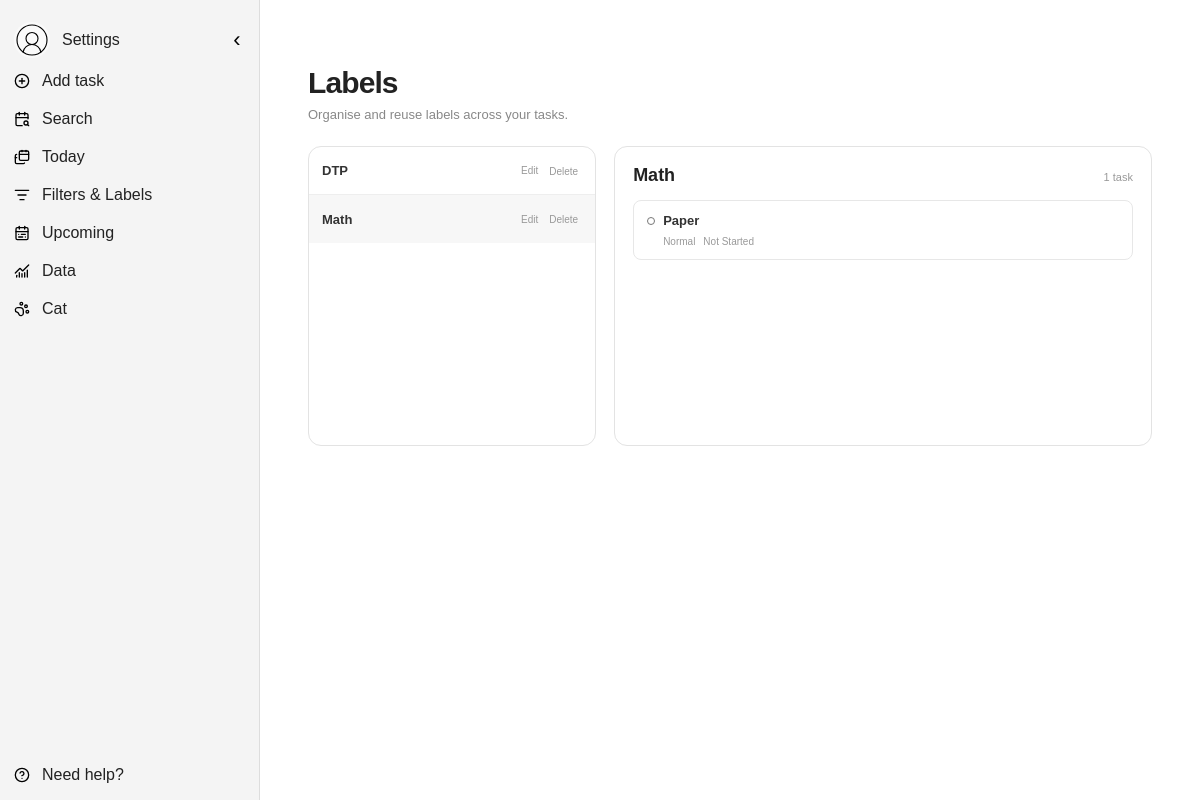
The app's page /labels?label=2 (signed in) with its own data.
### tables this page shows
CREATE TABLE cat (
            id INTEGER PRIMARY KEY AUTOINCREMENT,
            user_id INTEGER UNIQUE NOT NULL,
            cat_name TEXT NOT NULL,

            -- what the cat is doing at the moment
            status TEXT NOT NULL DEFAULT 'idle',

            -- keep these values between 0 and 100
            mood INTEGER NOT NULL DEFAULT 50
                CHECK (mood BETWEEN 0 AND 100),
                
            -- remember when the user last interacted with their cat
            last_interaction TIMESTAMP NOT NULL
                DEFAULT CURRENT_TIMESTAMP,

            -- connect the cat to its owner
            FOREIGN KEY (user_id)
                REFERENCES users(id)
                ON DELETE CASCADE
        );

CREATE TABLE tags (
            id INTEGER PRIMARY KEY AUTOINCREMENT,
            user_id INTEGER NOT NULL,
            name TEXT NOT NULL,

            -- one user cannot create two tags with exactly the same name
            UNIQUE (user_id, name),

            FOREIGN KEY (user_id)
                REFERENCES users(id)
                ON DELETE CASCADE
        );

CREATE TABLE tasks (
            id INTEGER PRIMARY KEY AUTOINCREMENT,
            user_id INTEGER NOT NULL,
            title TEXT NOT NULL,
            description TEXT,

            -- task can only have one of these three states
            state TEXT NOT NULL DEFAULT 'not_started'
                CHECK (
                    state IN (
                        'not_started',
                        'in_progress',
                        'completed'
                    )
                ),

            -- normal is the default if the user does not choose a priority
            priority TEXT NOT NULL DEFAULT 'normal'
                CHECK (
                    priority IN (
                        'normal',
                        'low',
                        'medium',
                        'high'
                    )
                ),

            start_date DATE,
            due_date DATE,
            created_at TIMESTAMP NOT NULL DEFAULT CURRENT_TIMESTAMP,
            completed_at TIMESTAMP,

            -- connect the task to its user
            -- if the user is deleted, their tasks should also be deleted
            FOREIGN KEY (user_id)
                REFERENCES users(id)
                ON DELETE CASCADE
        );

### routes/label_routes.py (the view)
    @app.route("/labels")
    @login_required
    def labels():
        user_id = session["user_id"]
        tags = get_tags_by_user(
            user_id
        )
        selected_tag_id = request.args.get(
            "label",
            ""
        )
        selected_tag = None
        tasks = []
        if selected_tag_id.isdigit():
            selected_tag_id = int(
                selected_tag_id
            )
            selected_tag = next(
                (
                    tag
                    for tag in tags
                    if tag["id"]
                    == selected_tag_id
                ),
                None
            )
            if selected_tag:
                tasks = get_tasks_by_tag(
                    user_id=user_id,
                    tag_id=selected_tag_id
                )
                tasks = add_tags_to_tasks(
                    tasks,
                    user_id
                )
        return render_template(
            "labels.html",
            tags=tags,
            selected_tag=selected_tag,
            tasks=tasks
        )

### templates/labels.html (shortened to what this page needs)
{% extends "base.html" %}
{% block styles %}
<link
    rel="stylesheet"
    href="{{ url_for('static', filename='css/labels.css') }}"
>
{% endblock %}
{% block content %}
<main class="labels-page">
    <header class="labels-header">
        <h1>
            Labels
        </h1>
        <p>
            Organise and reuse labels across your tasks.
        </p>
    </header>
    {% if tags %}
        <div class="labels-layout">
            <section class="labels-list">
                {% for tag in tags %}
                    <div
                        class="
                            label-row
                            {% if
                                selected_tag
                                and
                                selected_tag['id']
                                == tag['id']
                            %}
                                selected
                            {% endif %}
                        "
                    >
                        <a
                            class="label-name"
                            href="{{ url_for('labels', label=tag['id']) }}"
                        >
                            {{ tag["name"] }}
                        </a>
                        <div class="label-actions">
                            <button
                                type="button"
                                class="label-edit-button"
                                data-tag-id="{{ tag['id'] }}"
                            >
                                Edit
                            </button>
                            <form
                                method="POST"
                                action="{{ url_for('remove_label', tag_id=tag['id']) }}"
                                class="label-delete-form"
                            >
                                <button
                                    type="submit"
                                    class="label-delete-button"
                                >
                                    Delete
                                </button>
                            </form>
                        </div>
                    </div>
                {% endfor %}
            </section>
            <section class="label-tasks">
                {% if selected_tag %}
                    <div class="label-task-header">
                        <h2>
                            {{ selected_tag["name"] }}
                        </h2>
                        <span>
                            {{ tasks | length }}
                            {% if tasks | length == 1 %}
                                task
                            {% else %}
                                tasks
                            {% endif %}
                        </span>
                    </div>
                    {% if tasks %}
                        <div class="label-task-list">
                            {% for task in tasks %}
                                <article class="label-task">
                                    <div class="label-task-title">
                                        <span
                                            class="
                                                label-task-circle
                                            "
                                        ></span>
                                        <span
                                        >
                                            {{ task["title"] }}
                                        </span>
                                    </div>
                                    <div class="label-task-meta">
                                        <span>
                                            {{ task["priority"] | capitalize }}
                                        </span>
                                        <span>
                                            {{ task["state"] | replace("_", " ") | title }}
                                        </span>
                                    </div>
                                </article>
                            {% endfor %}
                        </div>
                    {% else %}
                        <div class="labels-empty-small">
                            No tasks use this label yet.
                        </div>
                    {% endif %}
                {% else %}
                    <div class="labels-empty-small">
                        Select a label to view its tasks.
                    </div>
                {% endif %}
            </section>
        </div>
    {% endif %}
</main>
{% endblock %}

### templates/base.html (shortened to what this page needs)
<!DOCTYPE html>
<html lang="en">
<head>
    <link
        rel="stylesheet"
        href="{{ url_for('static', filename='css/base.css') }}"
    >
    <link
        rel="stylesheet"
        href="{{ url_for('static', filename='css/task_modal.css') }}"
    >
    {% block styles %}
    {% endblock %}
</head>
<body>
    <aside class="sidebar" id="sidebar">
        <div class="sidebar-profile-row">
            <a
                class="nav-link profile-nav-link"
                href="{{ url_for('setting') }}"
            >
                <img
                    class="sidebar-avatar"
                    src="{{ current_user_avatar }}"
                    alt="Profile"
                >
                <span class="nav-text">
                    Settings
                </span>
            </a>
            <button
                class="sidebar-toggle"
                id="sidebarToggle"
                type="button"
                aria-label="Collapse sidebar"
            >
            </button>
        </div>
        <nav class="sidebar-nav">
            <button
                class="nav-link nav-button"
                id="openTaskModal"
                type="button"
            >
                <img
                    class="nav-icon"
                    src="{{ url_for('static', filename='icons/add_task.svg') }}"
                    alt=""
                >
                <span class="nav-text">
                    Add task
                </span>
            </button>
            <a
                class="nav-link"
                href="{{ url_for('search') }}"
            >
                <img
                    class="nav-icon"
                    src="{{ url_for('static', filename='icons/calendar_search.svg') }}"
                    alt=""
                >
                <span class="nav-text">
                    Search
                </span>
            </a>
            <a
                class="nav-link"
                href="{{ url_for('home') }}"
            >
                <img
                    class="nav-icon"
                    src="{{ url_for('static', filename='icons/calendars.svg') }}"
                    alt=""
                >
                <span class="nav-text">
                    Today
                </span>
            </a>
            <a
                class="nav-link"
                href="{{ url_for('labels') }}"
            >
                <img
                    class="nav-icon"
                    src="{{ url_for('static', filename='icons/filter.svg') }}"
                    alt=""
                >
                <span class="nav-text">
                    Filters & Labels
                </span>
            </a>
            <a
                class="nav-link"
                href="{{ url_for('upcoming') }}"
            >
                <img
                    class="nav-icon"
                    src="{{ url_for('static', filename='icons/calendar_upcoming.svg') }}"
                    alt=""
                >
                <span class="nav-text">
                    Upcoming
                </span>
            </a>
            <a
                class="nav-link"
                href="{{ url_for('data') }}"
            >
                <img
                    class="nav-icon"
                    src="{{ url_for('static', filename='icons/data.svg') }}"
                    alt=""
                >
                <span class="nav-text">
                    Data
                </span>
            </a>
            <a
                class="nav-link"
                href="{{ url_for('cat') }}"
            >
                <img
                    class="nav-icon"
                    src="{{ url_for('static', filename='icons/cat.svg') }}"
                    alt=""
                >
                <span class="nav-text">
                    {{ cat_name | default('Cat') }}
                </span>
            </a>
            <div class="nav-spacer"></div>
            <a
                class="nav-link"
                href="{{ url_for('help_page') }}"
            >
                <img
                    class="nav-icon"
                    src="{{ url_for('static', filename='icons/question_mark.svg') }}"
                    alt=""
                >
                <span class="nav-text">
                    Need help?
                </span>
            </a>
        </nav>
        <div
            class="sidebar-resizer"
            id="sidebarResizer"
        ></div>
    </aside>
    <main class="main-content">
        {% block content %}
        {% endblock %}
    </main>
</body>
</html>

### records on screen
cat: cat_name "Cat"
tags: name "DTP"
tags: name "Math"
tasks: title "Paper", priority "Normal", state "Not Started"

### other values on screen
{{ tasks | length }} "1"
